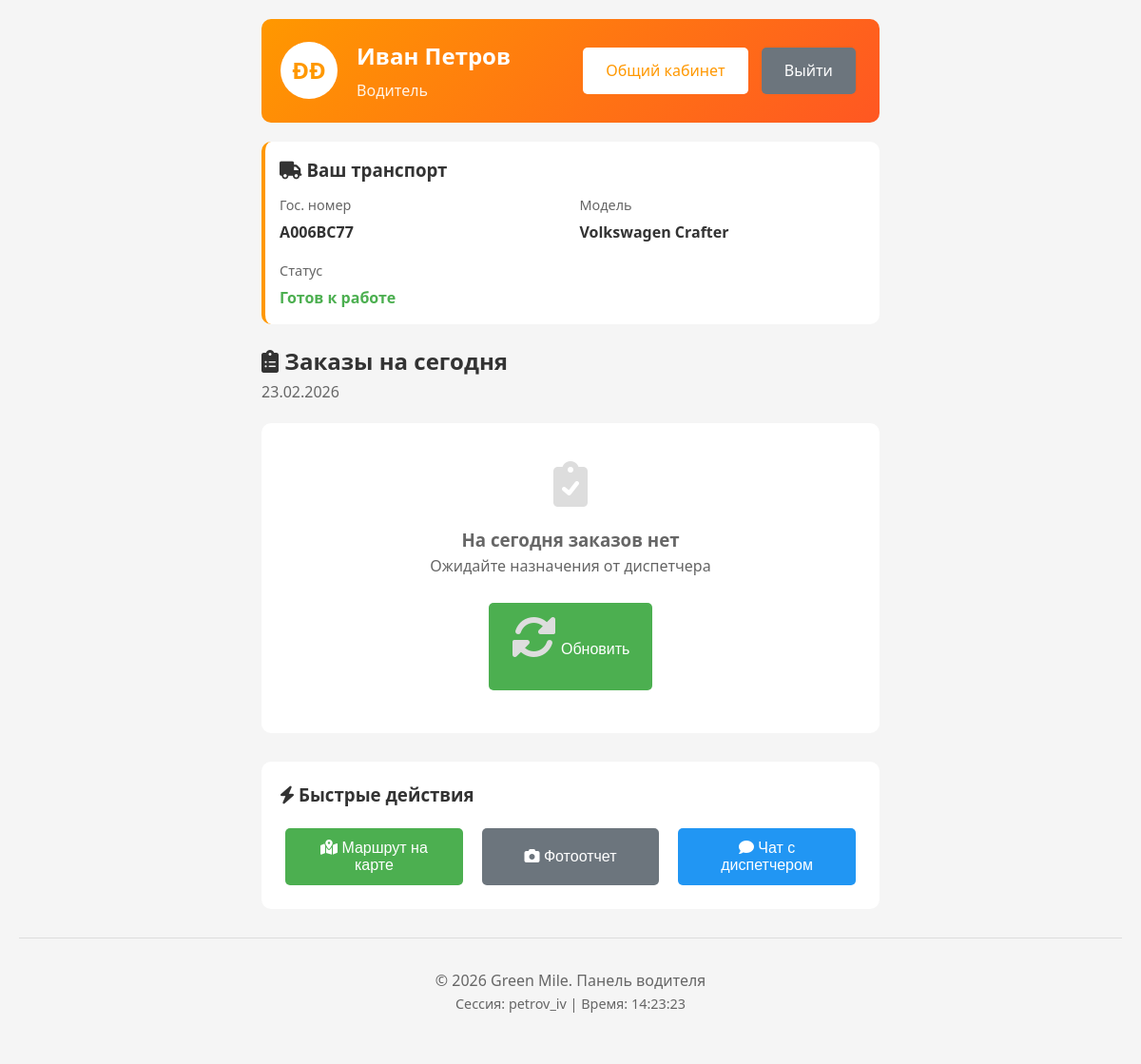
The page /124/driver.php (signed in) on the database its author committed.
### tables this page shows
CREATE TABLE `users` (
  `id_user` int(11) NOT NULL,
  `Login` varchar(255) DEFAULT NULL,
  `Password` varchar(255) NOT NULL,
  `First_Name` varchar(255) DEFAULT NULL,
  `Last_Name` varchar(255) DEFAULT NULL,
  `role` int(11) NOT NULL,
  `driver_status` enum('free','busy','offline') DEFAULT 'free'
);

CREATE TABLE `transport` (
  `id_transport` int(11) NOT NULL,
  `Gos_N` varchar(255) DEFAULT NULL,
  `Model_transport` varchar(255) DEFAULT NULL,
  `id_user` int(11) DEFAULT NULL
);

### 124/driver.php (the view, shortened to what this page needs)
<?php
include_once 'api/config.php';
$user_id = $_SESSION['user_id'];
$user_query = $conn->query("SELECT * FROM users WHERE id_user = $user_id");
$user = $user_query->fetch_assoc();
$transport_query = $conn->query("SELECT * FROM transport WHERE id_user = $user_id");
$transport = $transport_query->num_rows > 0 ? $transport_query->fetch_assoc() : null;
$today = date('Y-m-d');
$orders_query = $conn->query("SELECT o.*, m.Name_Mat as material_name
                              FROM orders o
                              LEFT JOIN materials m ON o.id_materials = m.id_material
                              LEFT JOIN complete_orders co ON o.id_order = co.id_order
                              LEFT JOIN transport t ON co.id_transport = t.id_transport
                              WHERE t.id_user = $user_id
                              AND DATE(o.data_Time) = '$today'
                              AND o.status IN (1,2)
                              ORDER BY o.data_Time");
?>
<!DOCTYPE html>
<html lang="ru">
<head>
    <link rel="stylesheet" href="style.css">
    <link rel="stylesheet" href="https://cdnjs.cloudflare.com/ajax/libs/font-awesome/6.0.0/css/all.min.css">
</head>
<body>
    <div class="container">
        <div class="driver-container">
            <div class="driver-header">
                <div class="driver-info">
                    <div class="driver-avatar">
                        <?php
                        $initials = substr($user['First_Name'], 0, 1) . substr($user['Last_Name'], 0, 1);
                        echo $initials;
                        ?>
                    </div>
                    <div>
                        <h2 style="margin: 0;"><?php echo $user['First_Name'] . ' ' . $user['Last_Name']; ?></h2>
                        <p style="margin: 5px 0 0 0; opacity: 0.9;">Водитель</p>
                    </div>
                </div>
                <div>
                    <a href="dashboard.php" class="btn" style="background: white; color: #FF9800;">Общий кабинет</a>
                    <a href="api/logout.php" class="btn btn-secondary">Выйти</a>
                </div>
            </div>
            <?php if($transport): ?>
            <div class="transport-info">
                <h3><i class="fas fa-truck"></i> Ваш транспорт</h3>
                <div style="display: grid; grid-template-columns: repeat(auto-fit, minmax(200px, 1fr)); gap: 15px; margin-top: 10px;">
                    <div>
                        <div class="detail-label">Гос. номер</div>
                        <div class="detail-value"><?php echo $transport['Gos_N']; ?></div>
                    </div>
                    <div>
                        <div class="detail-label">Модель</div>
                        <div class="detail-value"><?php echo $transport['Model_transport']; ?></div>
                    </div>
                    <div>
                        <div class="detail-label">Статус</div>
                        <div class="detail-value" style="color: #4CAF50;">Готов к работе</div>
                    </div>
                </div>
            </div>
            <?php endif; ?>
            <div class="orders-list">
                <h2><i class="fas fa-clipboard-list"></i> Заказы на сегодня</h2>
                <p style="color: #666; margin-bottom: 20px;"><?php echo date('d.m.Y'); ?></p>
                <?php if($orders_query->num_rows > 0): ?>
                    <?php while($order = $orders_query->fetch_assoc()):
                        $current_status = $order['status'];
                    ?>
                    <div class="order-item">
                        <div class="order-header">
                            <h3 style="margin: 0;">Заказ #<?php echo $order['id_order']; ?></h3>
                            <span class="order-status
                                <?php echo $current_status == 1 ? 'status-planned' :
                                       ($current_status == 2 ? 'status-in-progress' : 'status-completed'); ?>">
                                <?php echo $current_status == 1 ? 'Запланирован' :
                                       ($current_status == 2 ? 'В пути' : 'Завершен'); ?>
                            </span>
                        </div>
                        <div class="order-details">
                            <div class="detail-item">
                                <div class="detail-label">Материал</div>
                                <div class="detail-value"><?php echo $order['material_name']; ?></div>
                            </div>
                            <div class="detail-item">
                                <div class="detail-label">Объем</div>
                                <div class="detail-value"><?php echo $order['volume']; ?> кг</div>
                            </div>
                            <div class="detail-item">
                                <div class="detail-label">Адрес</div>
                                <div class="detail-value"><?php echo $order['addres']; ?></div>
                            </div>
                            <div class="detail-item">
                                <div class="detail-label">Время</div>
                                <div class="detail-value"><?php echo date('H:i', strtotime($order['data_Time'])); ?></div>
                            </div>
                        </div>
                        <div class="action-buttons">
                            <?php if($current_status == 1): ?>
                                <button class="btn btn-driver btn-start">
                                    <i class="fas fa-play"></i> Начать маршрут
                                </button>
                            <?php endif; ?>
                            <?php if($current_status == 2): ?>
                                <button class="btn btn-driver btn-arrived">
                                    <i class="fas fa-map-marker-alt"></i> Прибыл на место
                                </button>
                                <button class="btn btn-driver btn-loaded">
                                    <i class="fas fa-box"></i> Загружено
                                </button>
                            <?php endif; ?>
                            <button class="btn btn-driver btn-completed">
                                <i class="fas fa-check-circle"></i> Завершить
                            </button>
                            <button class="btn btn-driver btn-problem">
                                <i class="fas fa-exclamation-triangle"></i> Проблема
                            </button>
                        </div>
                    </div>
                    <?php endwhile; ?>
                <?php else: ?>
                    <div class="no-orders">
                        <i class="fas fa-clipboard-check"></i>
                        <h3>На сегодня заказов нет</h3>
                        <p>Ожидайте назначения от диспетчера</p>
                        <p style="margin-top: 20px;">
                            <button class="btn" onclick="location.reload()">
                                <i class="fas fa-sync-alt"></i> Обновить
                            </button>
                        </p>
                    </div>
                <?php endif; ?>
            </div>
            <div style="background: white; padding: 20px; border-radius: 10px; margin-top: 30px;">
                <h3><i class="fas fa-bolt"></i> Быстрые действия</h3>
                <div style="display: flex; gap: 10px; margin-top: 15px; flex-wrap: wrap;">
                    <button class="btn" style="flex: 1;">
                        <i class="fas fa-map-marked-alt"></i> Маршрут на карте
                    </button>
                    <button class="btn btn-secondary" style="flex: 1;">
                        <i class="fas fa-camera"></i> Фотоотчет
                    </button>
                    <button class="btn" style="flex: 1; background: #2196F3;">
                        <i class="fas fa-comment"></i> Чат с диспетчером
                    </button>
                </div>
            </div>
        </div>
        <footer style="margin-top: 30px; text-align: center;">
            <p>&copy; 2026 Green Mile. Панель водителя</p>
            <p style="color: #666; font-size: 0.9rem;">
                Сессия: <?php echo $_SESSION['login']; ?> |
                Время: <?php echo date('H:i:s'); ?>
            </p>
        </footer>
    </div>
</body>
</html>

### 124/style.css (style rules this page uses)
* { margin: 0; padding: 0; box-sizing: border-box; }
body { font-family: 'Segoe UI', Tahoma, Geneva, Verdana, sans-serif; line-height: 1.6; color: #333; background-color: #f5f5f5; }
.container { max-width: 1200px; margin: 0 auto; padding: 20px; min-height: 100vh; display: flex; flex-direction: column; }
.btn { display: inline-block; background: #4CAF50; color: white; padding: 12px 24px; text-decoration: none; border-radius: 5px; border: none; cursor: pointer; font-size: 1rem; transition: background 0.3s; margin: 5px; }
.btn-secondary { background: #6c757d; }
footer { margin-top: auto; padding: 2rem; text-align: center; color: #666; border-top: 1px solid #ddd; }

### 124/driver.php (style rules this page uses)
.driver-container { max-width: 800px; margin: 0 auto; }
.driver-header { background: linear-gradient(135deg, #FF9800, #FF5722); color: white; padding: 20px; border-radius: 10px; margin-bottom: 20px; display: flex; justify-content: space-between; align-items: center; }
.driver-info { display: flex; align-items: center; gap: 20px; }
.driver-avatar { width: 60px; height: 60px; border-radius: 50%; background: white; color: #FF9800; display: flex; align-items: center; justify-content: center; font-size: 1.5rem; font-weight: bold; }
.transport-info { background: white; padding: 15px; border-radius: 10px; margin-bottom: 20px; border-left: 4px solid #FF9800; }
.orders-list { margin: 20px 0; }
.detail-label { font-size: 0.9rem; color: #666; margin-bottom: 5px; }
.detail-value { font-weight: bold; color: #333; }
.no-orders { text-align: center; padding: 40px; background: white; border-radius: 10px; color: #666; }
.no-orders i { font-size: 3rem; color: #ddd; margin-bottom: 20px; }

### rows shown on the page
users: initials "ÐÐ", First_Name "Иван", Last_Name "Петров"
transport: Gos_N "А006ВС77", Model_transport "Volkswagen Crafter"

### other values the page prints
$_SESSION['login'] "petrov_iv"
